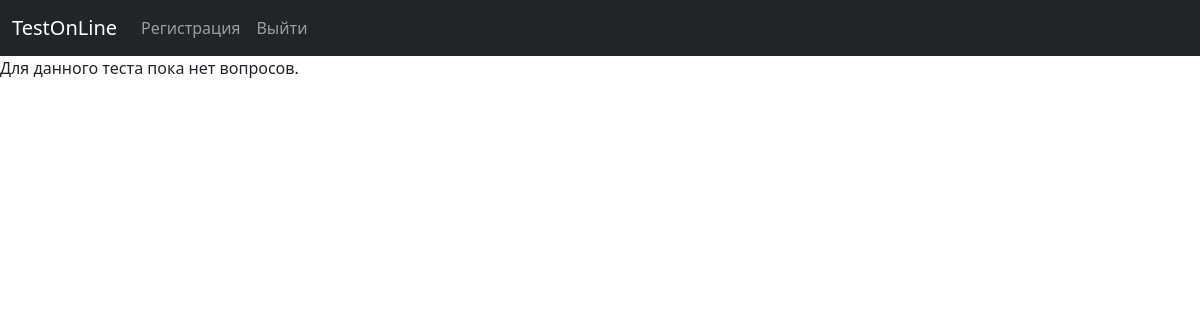
The app's page /passing?quiz_pk=5 (signed in), older data.
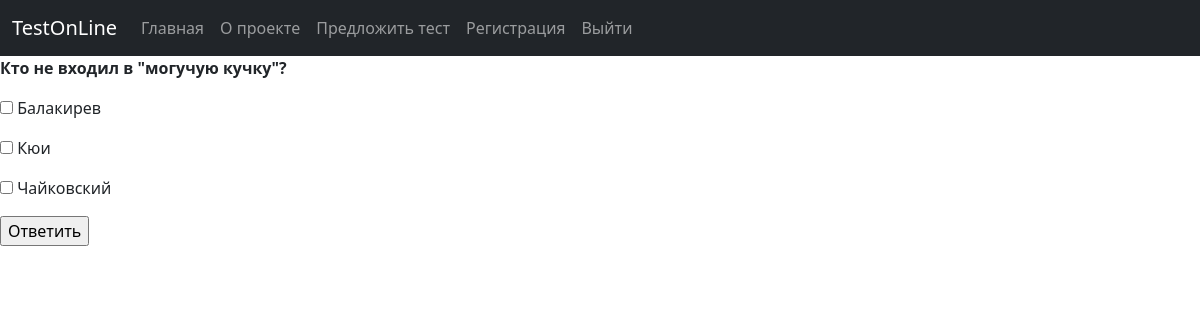
The same page, newer data.
### quiz/models.py (models this page shows, shortened)
class Question(models.Model):
    quiz = models.ForeignKey(Quiz, on_delete=models.CASCADE, related_name='question', verbose_name='Название теста')
    text = models.TextField(default='', verbose_name='Вопрос')
    class Meta:
        verbose_name = 'Вопрос'
        verbose_name_plural = 'Вопросы'

class Answer(models.Model):
    STATUS = [
        ('right', 'Правильный'),
        ('wrong', 'Неправильный'),
    ]
    question = models.ForeignKey(Question, on_delete=models.CASCADE, related_name='answer', verbose_name='Вопрос')
    text = models.TextField(default='', verbose_name='Ответ')
    status = models.CharField(max_length=12, choices=STATUS, verbose_name='Правильный/Неправильный')
    class Meta:
        verbose_name = 'Ответ'
        verbose_name_plural = 'Ответы'

### quiz/views.py (the view, shortened to what this page needs)
# urls.py: path('passing', QuizPassingView.as_view(), name='passing'),
class QuizPassingView(LoginRequiredMixin, View):
    redirect_field_name = 'index'
    def get(self, request):
        quiz_pk = request.GET.get('quiz_pk')
        questions_queryset = Question.objects.filter(quiz_id=quiz_pk)  # вопросы для текущего теста
        if self.is_questions_for_quiz(questions_queryset):
            context = self.add_pagination(request, questions_queryset)
            questions_id = self.get_questions_id(questions_queryset)
            answers = self.get_answers_from_db(questions_id)
            answers_index_for_current_question = 0 if context['page'] is None else (int(context['page']) - 1)
            answers = answers[answers_index_for_current_question]
            context.update(quiz_pk=quiz_pk, answers=answers)
            context['menu'] = MENU
            return render(request, 'quiz/passing.html', context)
        return render(request, 'quiz/passing.html')
    def is_questions_for_quiz(self, questions_queryset):
        if len(questions_queryset):
            return True
        return False
    def get_questions_id(self, questions) -> tuple:
        questions_id = [question.id for question in questions]
        return tuple(questions_id)
    def get_answers_from_db(self, questions_id: tuple) -> tuple:
        answers = list()
        for question_id in questions_id:
            answers_queryset = Answer.objects.filter(question=question_id)  # все ответы на конкретный вопрос теста
            answers.append(tuple([answer for answer in answers_queryset]))
        return tuple(answers)
    def add_pagination(self, request, questions_queryset, page_number=None) -> dict:
        paginator = Paginator(questions_queryset, 1)
        if request.method == 'GET':
            page = request.GET.get('page')
        else:
            page = page_number
        try:
            questions = paginator.page(page)
        except PageNotAnInteger:
            questions = paginator.page(1)
        except EmptyPage:
            questions = paginator.page(paginator.num_pages)
        return {'page': page, 'questions': questions}

### quiz/templates/quiz/passing.html (shortened to what this page needs)
{% extends 'quiz/general.html' %}
{% block content %}
  {% if message %}
    <p>{{ message }}</p>
    {% include 'quiz/pagination.html' with page=questions %}
  {% elif questions %}
     <form method="post">
       {% for question in questions %}
       <p><b>{{ question.text }}</b></p>
         {% for answer in answers %}
         <p><input type="checkbox" name='input' value="{{page}},{{quiz_pk}},{{question.id}},{{answer.id}}">
             {{answer.text}}</p>
         {% endfor %}
      <p><input type="submit" value="Ответить"></p>
    {% endfor %}
     </form>
  {% else %}
    <p>Для данного теста пока нет вопросов.</p>
  {% endif %}
{% endblock %}

### quiz/templates/quiz/general.html (shortened to what this page needs)
<!DOCTYPE html>
<html lang="ru">
<head>
  {% block title %}
    <link href="https://cdn.jsdelivr.net/npm/bootstrap@5.1.1/dist/css/bootstrap.min.css"
          rel="stylesheet"
>
  {% endblock %}
</head>
<body>
  {% block mainmenu %}
  <nav class="navbar navbar-expand-lg navbar-dark bg-dark">
  <div class="container-fluid">
    <a class="navbar-brand" href="#">TestOnLine</a>
    <div class="collapse navbar-collapse" id="navbarMenu">
      <ul class="navbar-nav">
      {% for el in menu%}
        <li class="nav-item">
          <a class="nav-link" href="{% url el.url_name %}">{{ el.title }}</a>
        </li>
      {% endfor %}
      {% if not request.user.is_authenticated %}
      <li class="nav-item">
        <a class="nav-link" href="{% url 'register' %}">Регистрация</a>
      </li>
      <li>
        <a class="nav-link" href="{% url 'login' %}?next={{ request.path }}">Войти</a>
      </li>
      {% else %}
      <li class="nav-item">
        <a class="nav-link" href="{% url 'register' %}">Регистрация</a>
      </li>
      <li>
        <a class="nav-link" href="{% url 'logout' %}?next={{ request.path }}">Выйти</a>
      </li>
      {% endif %}
      </ul>
    </div>
  </div>
  </nav>
  {% endblock %}
    {% block content %}
    {% endblock %}
</body>
</html>

Row changes from the older to the newer data that the page shows:
added Question: text "Кто не входил в \"могучую кучку\"?"
added Answer: text "Балакирев"
added Answer: text "Кюи"
added Answer: text "Чайковский"
Text that changed along with them:
new list line: "Главная"
new list line: "О проекте"
new list line: "Предложить тест"
text no longer shown: "Для данного теста пока нет вопросов."
